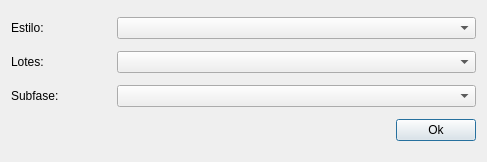
<?xml version="1.0" encoding="UTF-8"?>
<ui version="4.0">
 <class>Dialog</class>
 <widget class="QDialog" name="Dialog">
  <property name="geometry">
   <rect>
    <x>0</x>
    <y>0</y>
    <width>487</width>
    <height>162</height>
   </rect>
  </property>
  <property name="windowTitle">
   <string>Adicionar Perfil de Estilo</string>
  </property>
  <layout class="QGridLayout" name="gridLayout">
   <item row="0" column="0">
    <layout class="QHBoxLayout" name="horizontalLayout_2">
     <item>
      <widget class="QLabel" name="label_2">
       <property name="sizePolicy">
        <sizepolicy hsizetype="Minimum" vsizetype="Fixed">
         <horstretch>0</horstretch>
         <verstretch>0</verstretch>
        </sizepolicy>
       </property>
       <property name="minimumSize">
        <size>
         <width>100</width>
         <height>0</height>
        </size>
       </property>
       <property name="maximumSize">
        <size>
         <width>100</width>
         <height>16777215</height>
        </size>
       </property>
       <property name="text">
        <string>Estilo:</string>
       </property>
      </widget>
     </item>
     <item>
      <widget class="QComboBox" name="stylesCb"/>
     </item>
    </layout>
   </item>
   <item row="4" column="0">
    <layout class="QHBoxLayout" name="horizontalLayout">
     <item>
      <spacer name="horizontalSpacer">
       <property name="orientation">
        <enum>Qt::Horizontal</enum>
       </property>
       <property name="sizeHint" stdset="0">
        <size>
         <width>343</width>
         <height>20</height>
        </size>
       </property>
      </spacer>
     </item>
     <item>
      <widget class="QPushButton" name="okBtn">
       <property name="text">
        <string>Ok</string>
       </property>
      </widget>
     </item>
    </layout>
   </item>
   <item row="2" column="0">
    <layout class="QHBoxLayout" name="horizontalLayout_3">
     <item>
      <widget class="QLabel" name="label_3">
       <property name="sizePolicy">
        <sizepolicy hsizetype="Minimum" vsizetype="Fixed">
         <horstretch>0</horstretch>
         <verstretch>0</verstretch>
        </sizepolicy>
       </property>
       <property name="minimumSize">
        <size>
         <width>100</width>
         <height>0</height>
        </size>
       </property>
       <property name="maximumSize">
        <size>
         <width>100</width>
         <height>16777215</height>
        </size>
       </property>
       <property name="text">
        <string>Subfase:</string>
       </property>
      </widget>
     </item>
     <item>
      <widget class="QComboBox" name="subphaseCb"/>
     </item>
    </layout>
   </item>
   <item row="1" column="0">
    <layout class="QHBoxLayout" name="horizontalLayout_4">
     <item>
      <widget class="QLabel" name="label_4">
       <property name="sizePolicy">
        <sizepolicy hsizetype="Minimum" vsizetype="Fixed">
         <horstretch>0</horstretch>
         <verstretch>0</verstretch>
        </sizepolicy>
       </property>
       <property name="minimumSize">
        <size>
         <width>100</width>
         <height>0</height>
        </size>
       </property>
       <property name="maximumSize">
        <size>
         <width>100</width>
         <height>16777215</height>
        </size>
       </property>
       <property name="text">
        <string>Lotes:</string>
       </property>
      </widget>
     </item>
     <item>
      <widget class="QComboBox" name="lotCb"/>
     </item>
    </layout>
   </item>
  </layout>
 </widget>
 <tabstops>
  <tabstop>okBtn</tabstop>
 </tabstops>
 <resources/>
 <connections/>
</ui>
